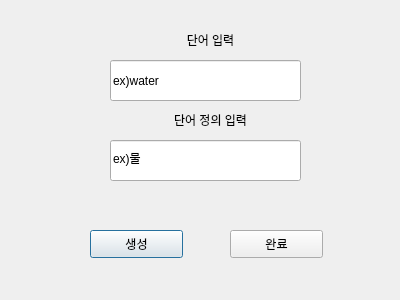
<?xml version="1.0" encoding="UTF-8"?>
<ui version="4.0">
 <class>Dialog</class>
 <widget class="QDialog" name="Dialog">
  <property name="geometry">
   <rect>
    <x>0</x>
    <y>0</y>
    <width>400</width>
    <height>300</height>
   </rect>
  </property>
  <property name="windowTitle">
   <string>Dialog</string>
  </property>
  <widget class="QLineEdit" name="WORD_textBox">
   <property name="geometry">
    <rect>
     <x>110</x>
     <y>60</y>
     <width>191</width>
     <height>41</height>
    </rect>
   </property>
   <property name="text">
    <string>ex)water</string>
   </property>
  </widget>
  <widget class="QLineEdit" name="DEF_textBox">
   <property name="geometry">
    <rect>
     <x>110</x>
     <y>140</y>
     <width>191</width>
     <height>41</height>
    </rect>
   </property>
   <property name="text">
    <string>ex)물</string>
   </property>
  </widget>
  <widget class="QLabel" name="label_1">
   <property name="geometry">
    <rect>
     <x>110</x>
     <y>10</y>
     <width>201</width>
     <height>61</height>
    </rect>
   </property>
   <property name="text">
    <string>&lt;html&gt;&lt;head/&gt;&lt;body&gt;&lt;p align=&quot;center&quot;&gt;단어 입력&lt;/p&gt;&lt;/body&gt;&lt;/html&gt;</string>
   </property>
  </widget>
  <widget class="QPushButton" name="Create">
   <property name="geometry">
    <rect>
     <x>90</x>
     <y>230</y>
     <width>93</width>
     <height>28</height>
    </rect>
   </property>
   <property name="text">
    <string>생성</string>
   </property>
  </widget>
  <widget class="QLabel" name="label_2">
   <property name="geometry">
    <rect>
     <x>110</x>
     <y>90</y>
     <width>201</width>
     <height>61</height>
    </rect>
   </property>
   <property name="text">
    <string>&lt;html&gt;&lt;head/&gt;&lt;body&gt;&lt;p align=&quot;center&quot;&gt;단어 정의 입력&lt;/p&gt;&lt;/body&gt;&lt;/html&gt;</string>
   </property>
  </widget>
  <widget class="QPushButton" name="OK">
   <property name="geometry">
    <rect>
     <x>230</x>
     <y>230</y>
     <width>93</width>
     <height>28</height>
    </rect>
   </property>
   <property name="text">
    <string>완료</string>
   </property>
  </widget>
 </widget>
 <resources/>
 <connections/>
</ui>
